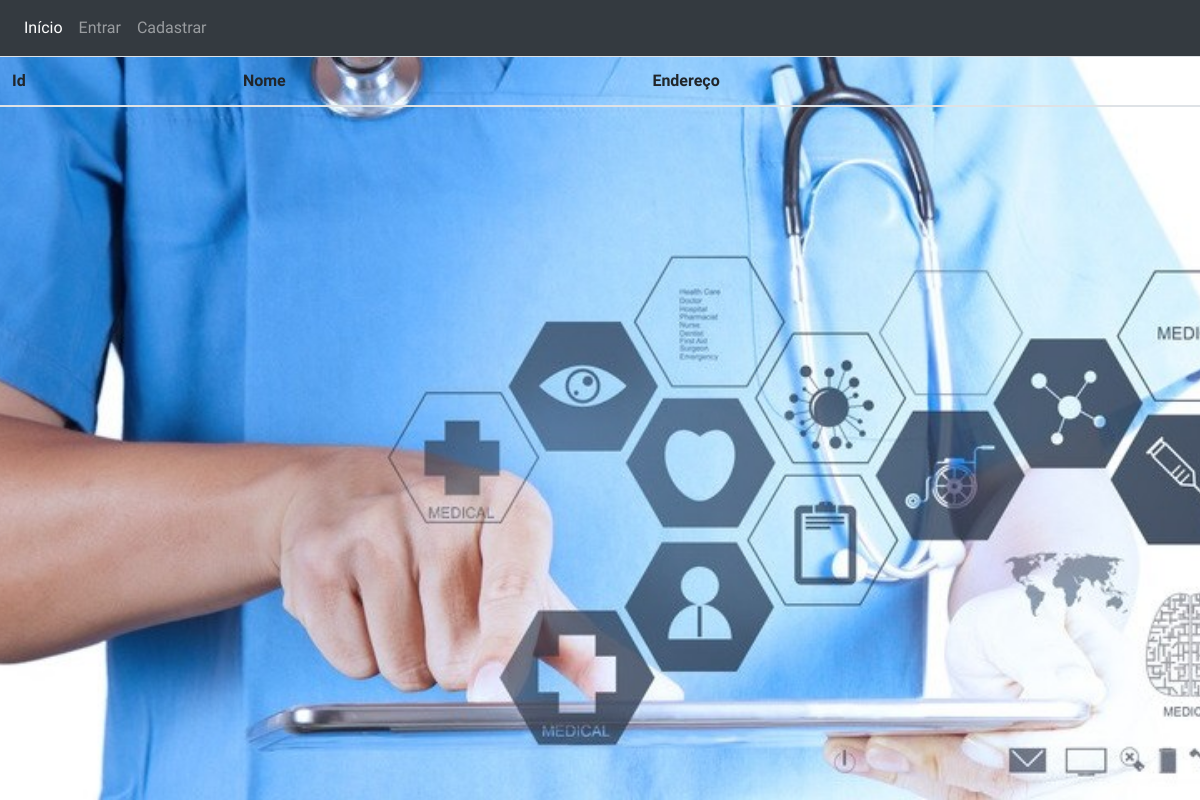
Before: /divulga/list_establishment/ with the older database file.
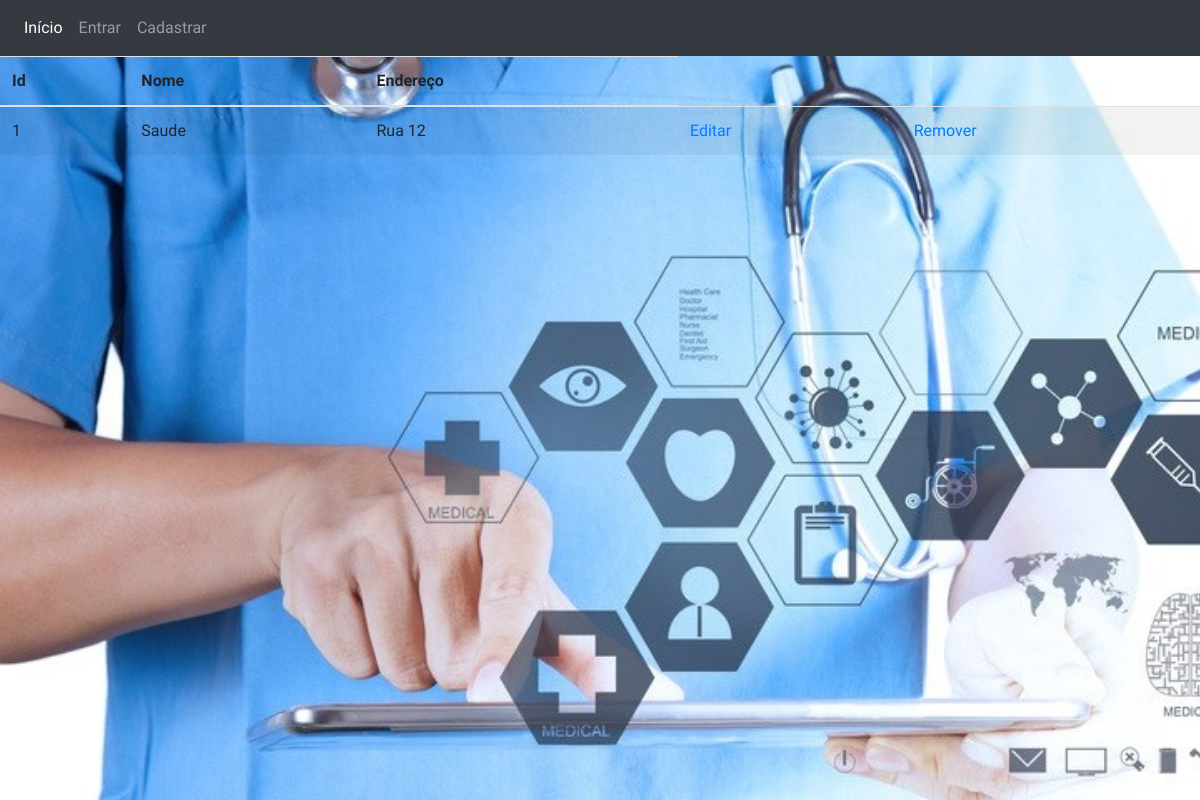
After: the same page with the newer database file.
### divulga/models.py (models this page shows)
class Establishment(models.Model):
    name = models.CharField(max_length=50, null=False)
    openHour = models.TimeField()
    closeHour = models.TimeField()
    telefone = models.CharField(max_length=15, null=False)
    cidade = models.CharField(max_length=30, null=False)
    bairro = models.CharField(max_length=50, null=False)
    endereco = models.CharField(max_length=140, null=False)
    cep = models.CharField(max_length=10, null=False)
    community_action = models.ManyToManyField(CommunityAction,blank=True,null=True)
    def __str__(self):
        return self.name

### divulga/views.py (the view)
def list_establishment(request):
    establishments = Establishment.objects.all()
    print(establishments)
    return render(request, 'list_establishment.html', {"establishments": establishments})

### divulga/templates/list_establishment.html (shortened to what this page needs)
{% extends 'base.html' %}
{% load crispy_forms_tags %}
{% block content%}
<table class="table table-striped">
    <thead>
      <tr>
        <th>Id</th>
        <th>Nome</th>
        <th>Endereço</th>
      </tr>
    </thead>
    <tbody>
	{% for establishment in establishments %}
	<tr>
            <td>{{establishment.id}}</td>
            <td>{{establishment}}</td>
            <td>{{establishment.endereco}}</td>
	    <td><a href="{% url 'edit_establishment' establishment.id %}" class="glyphicon glyphicon-pencil">Editar</a></td>
	    <td><a href="{% url 'delete_establishment' establishment.id %}" class="glyphicon glyphicon-trash">Remover</a></td>
	</tr>
	{% endfor %}
    </tbody>
  </table>
{% endblock content %}

Changed rows visible on the page:
added Establishment: id "1", name "Saude", endereco "Rua 12"
